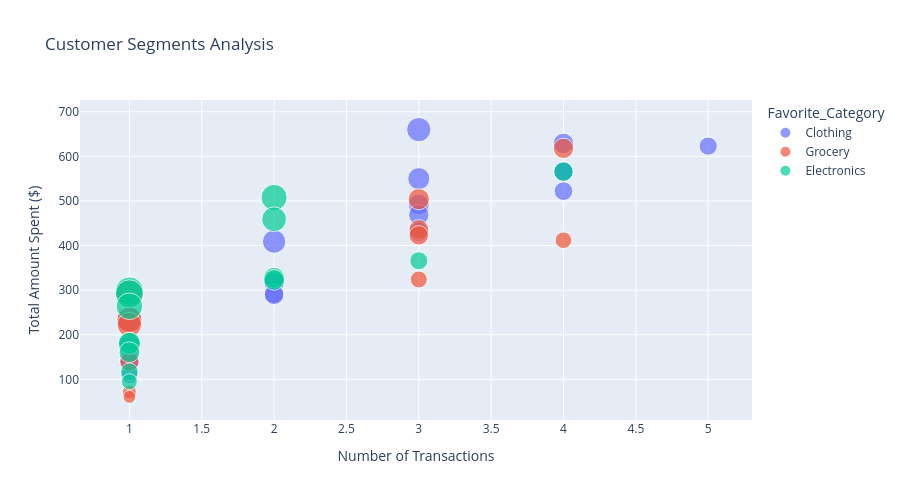

Notebook code cell kept with this figure:
### Markdown cell above
#### 7️⃣ Advanced Analytics Section

### Code cell
print("🔬 ADVANCED ANALYTICS")
print("=" * 40)

# Customer segmentation analysis
customer_analysis = df.groupby("customer_id").agg({
    "transaction_id": "count",
    "transaction_amount": ["sum", "mean", "std"],
    "product_category": lambda x: x.mode()[0] if len(x.mode()) > 0 else "N/A",
    "payment_method": lambda x: x.mode()[0] if len(x.mode()) > 0 else "N/A"
}).round(2)

customer_analysis.columns = [
    "Transaction_Count", "Total_Spent", "Avg_Transaction", 
    "Std_Transaction", "Favorite_Category", "Preferred_Payment"
]

customer_analysis = customer_analysis.sort_values("Total_Spent", ascending=False)

print("🏆 Top 10 Customers by Total Spend:")
display(customer_analysis.head(10))

# Category analysis
category_analysis = df.groupby("product_category").agg({
    "transaction_id": "count",
    "transaction_amount": ["sum", "mean", "min", "max"]
}).round(2)

category_analysis.columns = [
    "Transaction_Count", "Total_Revenue", "Avg_Amount", 
    "Min_Amount", "Max_Amount"
]

print("\n📊 Product Category Performance:")
display(category_analysis)

# Visualization: Customer segments
fig_segments = px.scatter(
    customer_analysis.reset_index(),
    x="Transaction_Count",
    y="Total_Spent",
    size="Avg_Transaction",
    color="Favorite_Category",
    hover_data=["customer_id", "Preferred_Payment"],
    title="Customer Segments Analysis",
    labels={
        "Transaction_Count": "Number of Transactions",
        "Total_Spent": "Total Amount Spent ($)",
        "Avg_Transaction": "Average Transaction Size"
    }
)

fig_segments.update_layout(height=500)
fig_segments.show()

### Figure 1 — Plotly figure (JSON) as saved in the notebook; plotly's stock layout.template omitted (floating-point values rounded to 4 significant figures)
{"data": [{"customdata": [[26, "Debit Card"], [24, "Credit Card"], [44, "Credit Card"], [14, "Debit Card"], [15, "Debit Card"], [4, "Credit Card"], [25, "Cash"], [29, "Cash"], [40, "Debit Card"], [36, "Cash"], [9, "Cash"], [28, "Credit Card"], [50, "Cash"], [3, "Cash"], [11, "Cash"], [6, "Debit Card"], [10, "Cash"], [34, "Cash"], [41, "Debit Card"], [33, "Credit Card"]], "hovertemplate": "Favorite_Category=Clothing<br>Number of Transactions=%{x}<br>Total Amount Spent ($)=%{y}<br>Average Transaction Size=%{marker.size}<br>customer_id=%{customdata[0]}<br>Preferred_Payment=%{customdata[1]}<extra></extra>", "legendgroup": "Clothing", "marker": {"color": "#636efa", "size": [220.0, 157.2, 124.6, 141.8, 141.2, 183.3, 130.5, 164.0, 156.3, 143.7, 204.5, 158.5, 158.5, 146.0, 145.0, 234.0, 174.0, 146.0, 139.0, 110.0], "sizemode": "area", "sizeref": 0.745, "symbol": "circle"}, "mode": "markers", "name": "Clothing", "orientation": "v", "showlegend": true, "type": "scatter", "x": [3, 4, 5, 4, 4, 3, 4, 3, 3, 3, 2, 2, 2, 2, 2, 1, 1, 1, 1, 1], "xaxis": "x", "y": [660, 629, 623, 567, 565, 550, 522, 492, 469, 431, 409, 317, 317, 292, 290, 234, 174, 146, 139, 110], "yaxis": "y"}, {"customdata": [[21, "Cash"], [18, "Cash"], [39, "Cash"], [7, "Credit Card"], [47, "Credit Card"], [8, "Debit Card"], [35, "Credit Card"], [1, "Credit Card"], [38, "Credit Card"], [12, "Cash"], [43, "Debit Card"], [37, "Debit Card"]], "hovertemplate": "Favorite_Category=Grocery<br>Number of Transactions=%{x}<br>Total Amount Spent ($)=%{y}<br>Average Transaction Size=%{marker.size}<br>customer_id=%{customdata[0]}<br>Preferred_Payment=%{customdata[1]}<extra></extra>", "legendgroup": "Grocery", "marker": {"color": "#EF553B", "size": [154.5, 168.0, 145.3, 141.0, 103.0, 108.0, 293.0, 234.0, 223.0, 140.0, 72.0, 61.0], "sizemode": "area", "sizeref": 0.745, "symbol": "circle"}, "mode": "markers", "name": "Grocery", "orientation": "v", "showlegend": true, "type": "scatter", "x": [4, 3, 3, 3, 4, 3, 1, 1, 1, 1, 1, 1], "xaxis": "x", "y": [618, 504, 436, 423, 412, 324, 293, 234, 223, 140, 72, 61], "yaxis": "y"}, {"customdata": [[2, "Credit Card"], [42, "Cash"], [23, "Credit Card"], [45, "Cash"], [16, "Cash"], [22, "Cash"], [19, "Credit Card"], [27, "Credit Card"], [49, "Credit Card"], [31, "Debit Card"], [30, "Credit Card"], [48, "Cash"], [17, "Cash"], [20, "Debit Card"]], "hovertemplate": "Favorite_Category=Electronics<br>Number of Transactions=%{x}<br>Total Amount Spent ($)=%{y}<br>Average Transaction Size=%{marker.size}<br>customer_id=%{customdata[0]}<br>Preferred_Payment=%{customdata[1]}<extra></extra>", "legendgroup": "Electronics", "marker": {"color": "#00cc96", "size": [141.5, 254.0, 229.5, 122.0, 164.0, 161.5, 298.0, 292.0, 264.0, 181.0, 181.0, 161.0, 117.0, 95.0], "sizemode": "area", "sizeref": 0.745, "symbol": "circle"}, "mode": "markers", "name": "Electronics", "orientation": "v", "showlegend": true, "type": "scatter", "x": [4, 2, 2, 3, 2, 2, 1, 1, 1, 1, 1, 1, 1, 1], "xaxis": "x", "y": [566, 508, 459, 366, 328, 323, 298, 292, 264, 181, 181, 161, 117, 95], "yaxis": "y"}], "layout": {"height": 500, "legend": {"itemsizing": "constant", "title": {"text": "Favorite_Category"}, "tracegroupgap": 0}, "title": {"text": "Customer Segments Analysis"}, "xaxis": {"anchor": "y", "domain": [0, 1], "title": {"text": "Number of Transactions"}}, "yaxis": {"anchor": "x", "domain": [0, 1], "title": {"text": "Total Amount Spent ($)"}}}}
